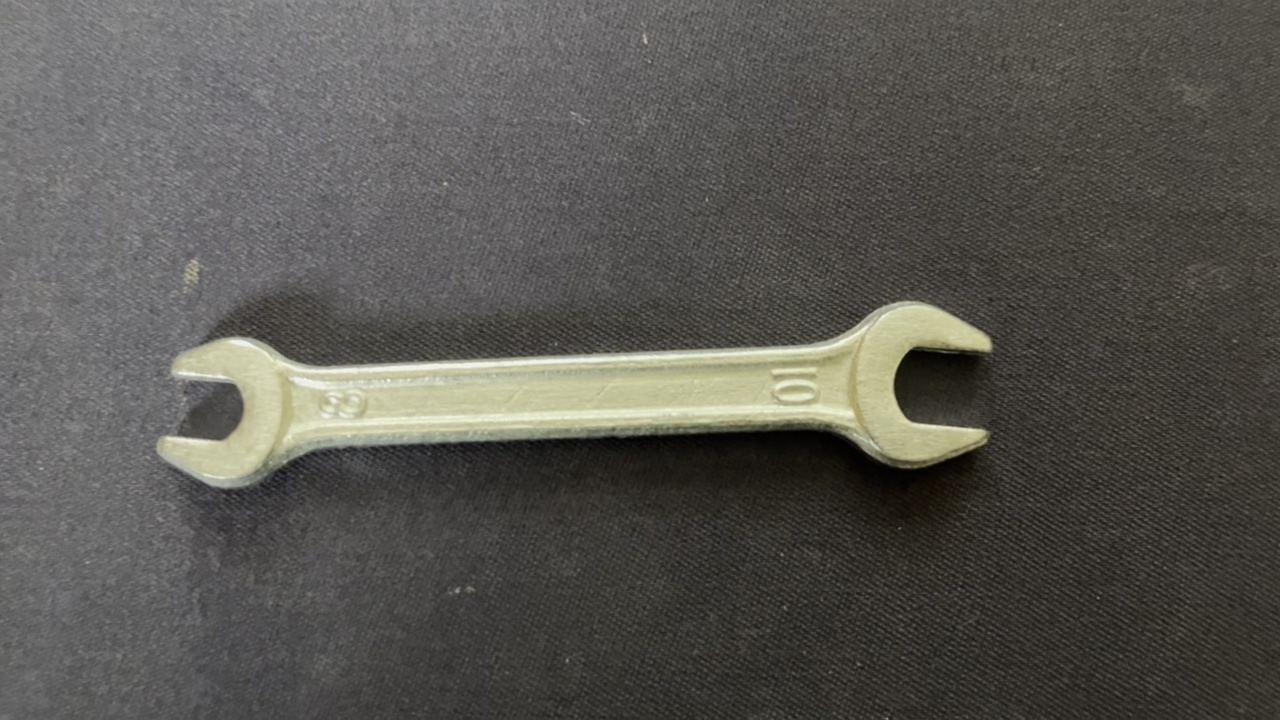
#> input picture resources/wrench-sequence/wrench00108151.jpg, 1280 x 720 px, found by its file name; its folder holds only this picture in this run
$ python center-orientation-sequence.py
#> lines starting #> are read from the running program, lines starting #| are printed output that depends on the picture; after the words box and inside, x2 and y2 are one past the last pixel; in counts of white or black regions, pixels touching at a corner belong together
from PIL import Image
import numpy as np
import matplotlib.pyplot as plt
import os

# Folder containing the image sequence
folder_path = "path-to-resources/wrench-sequence"

# Set threshold value
threshold = 175

# Loop through each image in the folder
for filename in sorted(os.listdir(folder_path)):
    if filename.startswith("wrench00108"):
        # Open the image and convert to grayscale
        image_path = os.path.join(folder_path, filename)
        image = Image.open(image_path).convert("L")
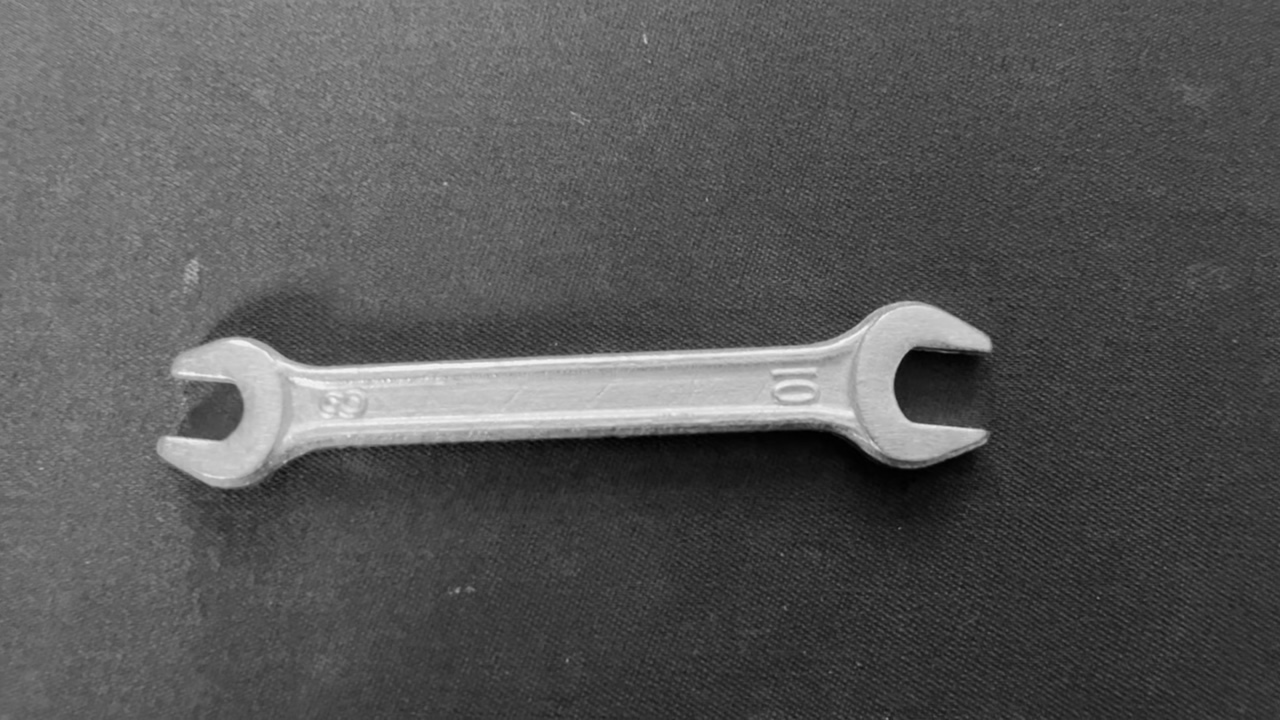
#> image: PIL image 1280x720 L; min 0, max 247, mean 86.7

        # Convert image to a NumPy array
        data = np.array(image, dtype = np.uint8)

        # Apply thresholding
        # Convert image from [0, 255] to {0, 1}
        data = np.where(data > threshold, 1, 0)
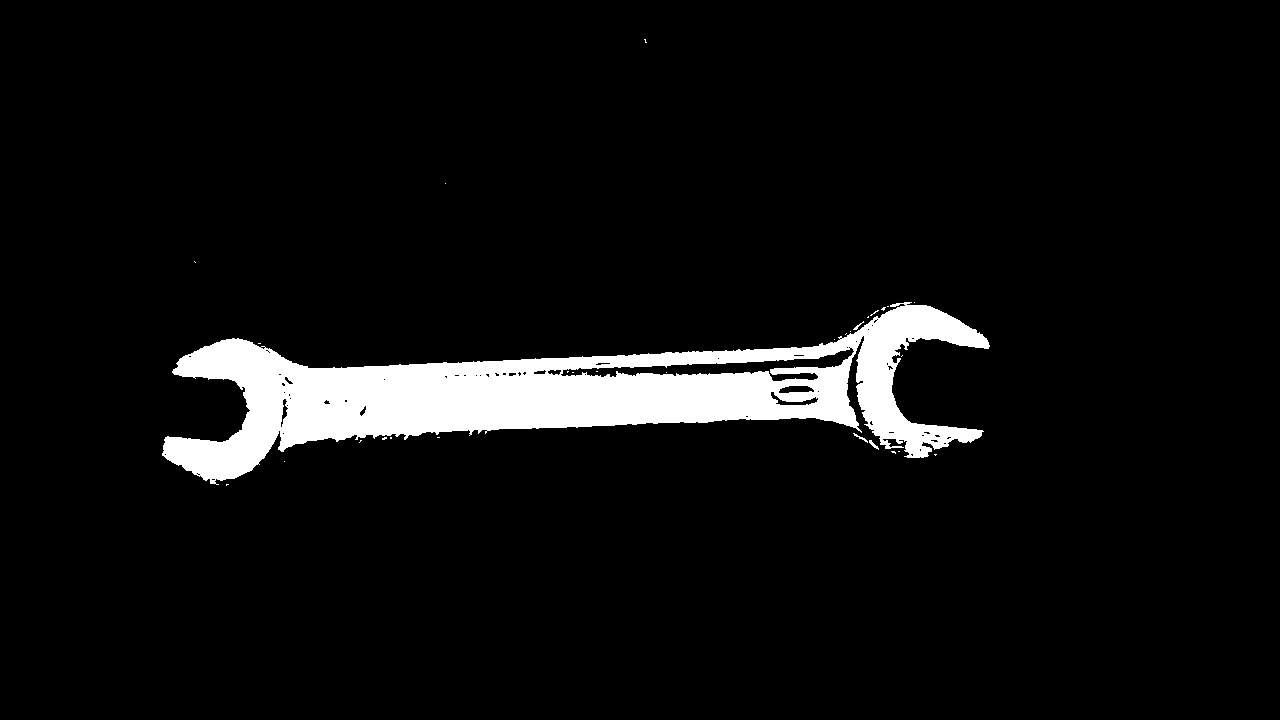
#> data: shape (720, 1280) int64; values 0 (black) and 1 (white), 6% white; 30 white regions (26 under 20 px), largest, box (x1, y1, x2, y2) and area: (162, 302, 990, 485) 55503, (869, 440, 879, 450) 35, (853, 433, 868, 443) 34, (853, 321, 864, 330) 24

        # Helper arrays to calculate the center
        x_range = np.arange(0, data.shape[1])
#> x_range = 1280 values from 0 to 1279
        y_range = np.arange(0, data.shape[0])
#> y_range = 720 values from 0 to 719

        # Calculate area and center
        area = data.sum()
#> area = 55694
        x_cntr = np.matmul(data, x_range).sum() / area
#> x_cntr = 557.5
        y_cntr = np.matmul(data.T, y_range).sum() / area
#> y_cntr = 393.2

        # --- PCA (Principal Component Analysis) ---
        # Extract foreground pixel coordinates
        y, x = np.nonzero(data)
        coords = np.column_stack((x, y))
#> coords = 55694 pairs, first value 162 to 989, second value 39 to 485
        # Centered array
        cntr_coords = coords - (x_cntr, y_cntr)
#> cntr_coords = 55694 pairs, first value -395.5 to 431.5, second value -354.2 to 91.77
        # Covariance matrix
        cov_matrix = np.cov(cntr_coords, rowvar = False)
#> cov_matrix = [[55744.2, -2685], [-2685, 1093.8]]
        # Eigen value decomposition (EVD) to find the principal components
        eig_vals, eig_vecs = np.linalg.eigh(cov_matrix)
#> eig_vals = [962.2, 55875.8]; eig_vecs = [[-0.049, -0.999], [-0.999, 0.049]]
        # Eigenvector corresponding to the largest eigenvalue
        pr_eig_vec = eig_vecs[:, np.argmax(eig_vals)]
#> pr_eig_vec = [-0.999, 0.049]
        # Orientation angle in radians
        orientation = np.arctan2(pr_eig_vec[1], pr_eig_vec[0])
#> orientation = 3.09

        # Start and end point for the orientation line
        half_len = 300
        x_line = [x_cntr - half_len * np.cos(orientation), x_cntr + half_len * np.cos(orientation)]
#> x_line = [857.1, 257.9]
        y_line = [y_cntr - half_len * np.sin(orientation), y_cntr + half_len * np.sin(orientation)]
#> y_line = [378.5, 407.9]

        # Display the image
        plt.figure(1); plt.clf() # This is needed to refresh the image
        plt.imshow(image, cmap = "gray")
        plt.plot(x_line, y_line, color = "red", linewidth = 3)  # Draw a red line on the image
        plt.plot(x_cntr, y_cntr, "og", markersize = 5)  # Mark center with a green dot
        plt.title(f"Orientation of {filename}")
        plt.axis('off')
        plt.pause(.033)  # This is needed to refresh the image
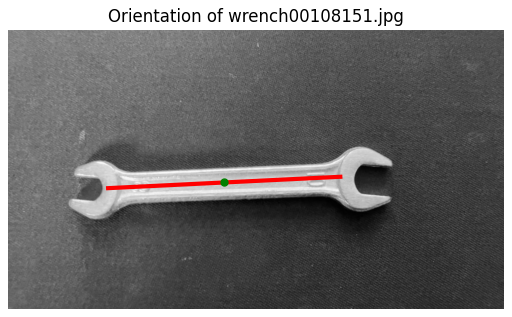
#> figure drawn by matplotlib, 1 panel

$ run again, on resources/wrench-sequence/wrench00108164.jpg
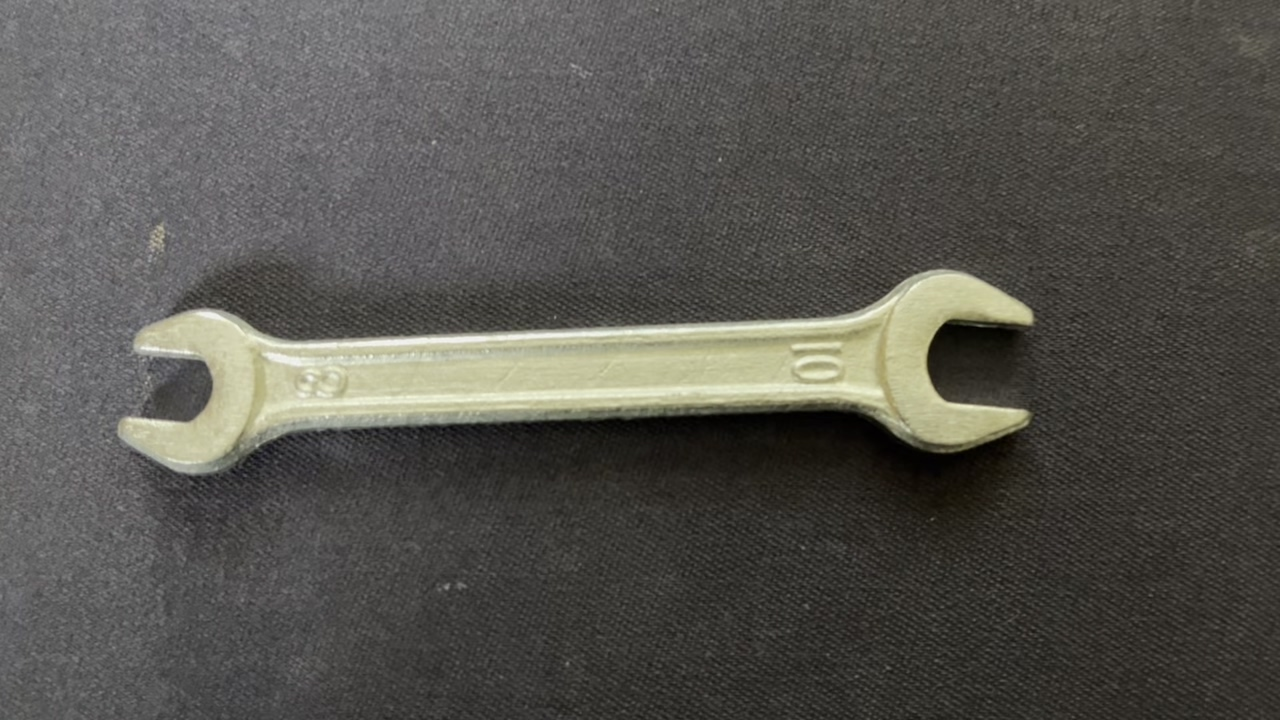
#> input picture resources/wrench-sequence/wrench00108164.jpg, 1280 x 720 px, found by its file name
#> `data = np.where(data > threshold, 1, 0)`:
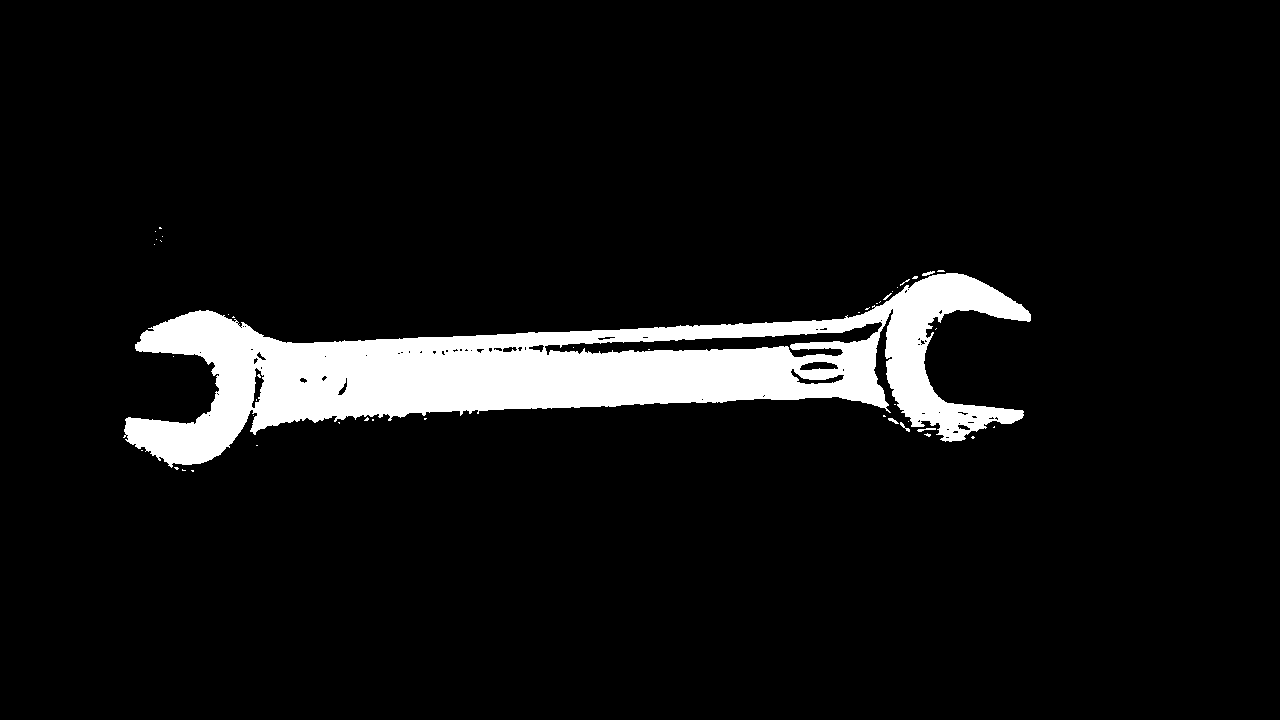
#> data: shape (720, 1280) int64; values 0 (black) and 1 (white), 7.2% white; 45 white regions (40 under 20 px), largest, box (x1, y1, x2, y2) and area: (123, 273, 1031, 468) 65685, (917, 428, 936, 432) 39, (922, 271, 935, 276) 35, (888, 418, 899, 424) 31, (900, 422, 910, 432) 31
#> area = 66016
#> x_cntr = 559.1
#> y_cntr = 370.4
#> coords = 66016 pairs, first value 123 to 1030, second value 227 to 471
#> cntr_coords = 66016 pairs, first value -436.1 to 470.9, second value -143.4 to 100.6
#> cov_matrix = [[67372.9, -3162.9], [-3162.9, 1291.7]]
#> eig_vals = [1140.7, 67523.9]; eig_vecs = [[-0.0477, -0.999], [-0.999, 0.0477]]
#> pr_eig_vec = [-0.999, 0.0477]
#> orientation = 3.09
#> x_line = [858.8, 259.5]
#> y_line = [356, 384.7]
#> `plt.pause(.033)`:
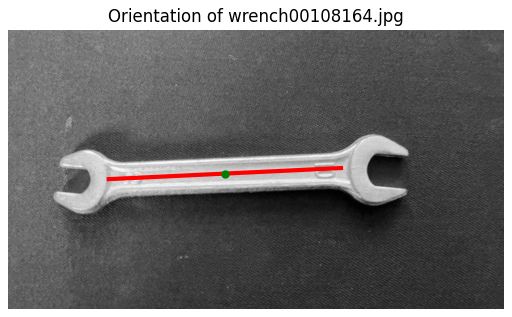
#> figure drawn by matplotlib, 1 panel
